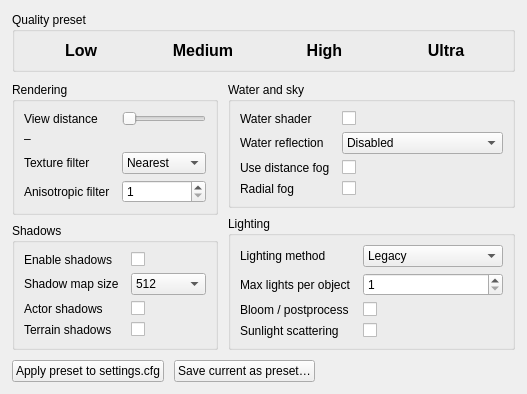
     <widget class="QWidget" name="graphicsPresetsTab">
      <attribute name="title">
       <string>Graphics Presets</string>
      </attribute>
      <layout class="QVBoxLayout" name="graphicsPresetsTabLayout">
       <property name="spacing">
        <number>10</number>
       </property>
       <property name="leftMargin">
        <number>12</number>
       </property>
       <property name="topMargin">
        <number>12</number>
       </property>
       <property name="rightMargin">
        <number>12</number>
       </property>
       <property name="bottomMargin">
        <number>12</number>
       </property>
       <item>
        <widget class="QGroupBox" name="graphicsPresetGroupBox">
         <property name="title">
          <string>Quality preset</string>
         </property>
         <layout class="QHBoxLayout" name="graphicsPresetLayout">
          <property name="spacing">
           <number>8</number>
          </property>
          <item>
           <widget class="QPushButton" name="presetLowButton">
            <property name="text">
             <string>Low</string>
            </property>
            <property name="minimumHeight">
             <number>44</number>
            </property>
            <property name="checkable">
             <bool>true</bool>
            </property>
            <property name="styleSheet">
             <string notr="true">QPushButton { font-size: 16px; font-weight: 600; border-radius: 4px; }
QPushButton:checked { background: #2e7d32; color: white; border: 2px solid #1b5e20; }</string>
            </property>
           </widget>
          </item>
          <item>
           <widget class="QPushButton" name="presetMediumButton">
            <property name="text">
             <string>Medium</string>
            </property>
            <property name="minimumHeight">
             <number>44</number>
            </property>
            <property name="checkable">
             <bool>true</bool>
            </property>
            <property name="styleSheet">
             <string notr="true">QPushButton { font-size: 16px; font-weight: 600; border-radius: 4px; }
QPushButton:checked { background: #1565c0; color: white; border: 2px solid #0d47a1; }</string>
            </property>
           </widget>
          </item>
          <item>
           <widget class="QPushButton" name="presetHighButton">
            <property name="text">
             <string>High</string>
            </property>
            <property name="minimumHeight">
             <number>44</number>
            </property>
            <property name="checkable">
             <bool>true</bool>
            </property>
            <property name="styleSheet">
             <string notr="true">QPushButton { font-size: 16px; font-weight: 600; border-radius: 4px; }
QPushButton:checked { background: #6a1b9a; color: white; border: 2px solid #4a148c; }</string>
            </property>
           </widget>
          </item>
          <item>
           <widget class="QPushButton" name="presetUltraButton">
            <property name="text">
             <string>Ultra</string>
            </property>
            <property name="minimumHeight">
             <number>44</number>
            </property>
            <property name="checkable">
             <bool>true</bool>
            </property>
            <property name="styleSheet">
             <string notr="true">QPushButton { font-size: 16px; font-weight: 600; border-radius: 4px; }
QPushButton:checked { background: #b71c1c; color: white; border: 2px solid #7f0000; }</string>
            </property>
           </widget>
          </item>
         </layout>
        </widget>
       </item>
       <item>
        <layout class="QHBoxLayout" name="graphicsDetailColumnsLayout">
         <property name="spacing">
          <number>10</number>
         </property>
         <item>
          <layout class="QVBoxLayout" name="graphicsLeftColumnLayout">
           <property name="spacing">
            <number>8</number>
           </property>
           <item>
            <widget class="QGroupBox" name="renderingGroupBox">
             <property name="title">
              <string>Rendering</string>
             </property>
             <layout class="QFormLayout" name="renderingFormLayout">
              <property name="horizontalSpacing">
               <number>12</number>
              </property>
              <property name="verticalSpacing">
               <number>6</number>
              </property>
              <item row="0" column="0">
               <widget class="QLabel" name="label_renderDistance">
                <property name="text">
                 <string>View distance</string>
                </property>
               </widget>
              </item>
              <item row="0" column="1">
               <widget class="QSlider" name="viewDistanceSlider">
                <property name="orientation">
                 <enum>Qt::Horizontal</enum>
                </property>
                <property name="minimum">
                 <number>1000</number>
                </property>
                <property name="maximum">
                 <number>100000</number>
                </property>
                <property name="singleStep">
                 <number>1000</number>
                </property>
               </widget>
              </item>
              <item row="1" column="0">
               <widget class="QLabel" name="label_viewDistanceValue">
                <property name="text">
                 <string>–</string>
                </property>
               </widget>
              </item>
              <item row="1" column="1">
               <spacer name="sp1">
                <property name="orientation">
                 <enum>Qt::Horizontal</enum>
                </property>
                <property name="sizeHint" stdset="0">
                 <size>
                  <width>0</width>
                  <height>0</height>
                 </size>
                </property>
               </spacer>
              </item>
              <item row="2" column="0">
               <widget class="QLabel" name="label_textureFilter">
                <property name="text">
                 <string>Texture filter</string>
                </property>
               </widget>
              </item>
              <item row="2" column="1">
               <widget class="QComboBox" name="textureFilterComboBox">
                <item>
                 <property name="text">
                  <string>Nearest</string>
                 </property>
                 <property name="userData" stdset="0">
                  <string>nearest</string>
                 </property>
                </item>
                <item>
                 <property name="text">
                  <string>Bilinear</string>
                 </property>
                 <property name="userData" stdset="0">
                  <string>linear</string>
                 </property>
                </item>
                <item>
                 <property name="text">
                  <string>Trilinear</string>
                 </property>
                 <property name="userData" stdset="0">
                  <string>trilinear</string>
                 </property>
                </item>
               </widget>
              </item>
              <item row="3" column="0">
               <widget class="QLabel" name="label_anisotropy">
                <property name="text">
                 <string>Anisotropic filter</string>
                </property>
               </widget>
              </item>
              <item row="3" column="1">
               <widget name="anisotropySpinBox" class="QSpinBox">
                <property name="minimum">
                 <number>1</number>
                </property>
                <property name="maximum">
                 <number>16</number>
                </property>
               </widget>
              </item>
             </layout>
            </widget>
           </item>
           <item>
            <widget class="QGroupBox" name="shadowsGroupBox">
             <property name="title">
              <string>Shadows</string>
             </property>
             <layout class="QFormLayout" name="shadowsFormLayout">
              <property name="horizontalSpacing">
               <number>12</number>
              </property>
              <property name="verticalSpacing">
               <number>6</number>
              </property>
              <item row="0" column="0">
               <widget class="QLabel" name="label_shadows">
                <property name="text">
                 <string>Enable shadows</string>
                </property>
               </widget>
              </item>
              <item row="0" column="1">
               <widget class="QCheckBox" name="shadowsCheckBox">
                <property name="text">
                 <string />
                </property>
               </widget>
              </item>
              <item row="1" column="0">
               <widget class="QLabel" name="label_shadowRes">
                <property name="text">
                 <string>Shadow map size</string>
                </property>
               </widget>
              </item>
              <item row="1" column="1">
               <widget class="QComboBox" name="shadowResComboBox">
                <item>
                 <property name="text">
                  <string>512</string>
                 </property>
                 <property name="userData" stdset="0">
                  <string>512</string>
                 </property>
                </item>
                <item>
                 <property name="text">
                  <string>1024</string>
                 </property>
                 <property name="userData" stdset="0">
                  <string>1024</string>
                 </property>
                </item>
                <item>
                 <property name="text">
                  <string>2048</string>
                 </property>
                 <property name="userData" stdset="0">
                  <string>2048</string>
                 </property>
                </item>
                <item>
                 <property name="text">
                  <string>4096</string>
                 </property>
                 <property name="userData" stdset="0">
                  <string>4096</string>
                 </property>
                </item>
               </widget>
              </item>
              <item row="2" column="0">
               <widget class="QLabel" name="label_actorShadows">
                <property name="text">
                 <string>Actor shadows</string>
                </property>
               </widget>
              </item>
              <item row="2" column="1">
               <widget class="QCheckBox" name="actorShadowsCheckBox">
                <property name="text">
                 <string />
                </property>
               </widget>
              </item>
              <item row="3" column="0">
               <widget class="QLabel" name="label_terrainShadows">
                <property name="text">
                 <string>Terrain shadows</string>
                </property>
               </widget>
              </item>
              <item row="3" column="1">
               <widget class="QCheckBox" name="terrainShadowsCheckBox">
                <property name="text">
                 <string />
                </property>
               </widget>
              </item>
             </layout>
            </widget>
           </item>
          </layout>
         </item>
         <item>
          <layout class="QVBoxLayout" name="graphicsRightColumnLayout">
           <property name="spacing">
            <number>8</number>
           </property>
           <item>
            <widget class="QGroupBox" name="waterGroupBox">
             <property name="title">
              <string>Water and sky</string>
             </property>
             <layout class="QFormLayout" name="waterFormLayout">
              <property name="horizontalSpacing">
               <number>12</number>
              </property>
              <property name="verticalSpacing">
               <number>6</number>
              </property>
              <item row="0" column="0">
               <widget class="QLabel" name="label_waterShader">
                <property name="text">
                 <string>Water shader</string>
                </property>
               </widget>
              </item>
              <item row="0" column="1">
               <widget class="QCheckBox" name="waterShaderCheckBox">
                <property name="text">
                 <string />
                </property>
               </widget>
              </item>
              <item row="1" column="0">
               <widget class="QLabel" name="label_waterReflection">
                <property name="text">
                 <string>Water reflection</string>
                </property>
               </widget>
              </item>
              <item row="1" column="1">
               <widget class="QComboBox" name="waterReflectionComboBox">
                <item>
                 <property name="text">
                  <string>Disabled</string>
                 </property>
                 <property name="userData" stdset="0">
                  <string>0</string>
                 </property>
                </item>
                <item>
                 <property name="text">
                  <string>Low</string>
                 </property>
                 <property name="userData" stdset="0">
                  <string>1</string>
                 </property>
                </item>
                <item>
                 <property name="text">
                  <string>Medium</string>
                 </property>
                 <property name="userData" stdset="0">
                  <string>2</string>
                 </property>
                </item>
                <item>
                 <property name="text">
                  <string>High</string>
                 </property>
                 <property name="userData" stdset="0">
                  <string>3</string>
                 </property>
                </item>
               </widget>
              </item>
              <item row="2" column="0">
               <widget class="QLabel" name="label_fog">
                <property name="text">
                 <string>Use distance fog</string>
                </property>
               </widget>
              </item>
              <item row="2" column="1">
               <widget class="QCheckBox" name="fogCheckBox">
                <property name="text">
                 <string />
                </property>
               </widget>
              </item>
              <item row="3" column="0">
               <widget class="QLabel" name="label_radialFog">
                <property name="text">
                 <string>Radial fog</string>
                </property>
               </widget>
              </item>
              <item row="3" column="1">
               <widget class="QCheckBox" name="radialFogCheckBox">
                <property name="text">
                 <string />
                </property>
               </widget>
              </item>
             </layout>
            </widget>
           </item>
           <item>
            <widget class="QGroupBox" name="lightingGroupBox">
             <property name="title">
              <string>Lighting</string>
             </property>
             <layout class="QFormLayout" name="lightingFormLayout">
              <property name="horizontalSpacing">
               <number>12</number>
              </property>
              <property name="verticalSpacing">
               <number>6</number>
              </property>
              <item row="0" column="0">
               <widget class="QLabel" name="label_lightingMode">
                <property name="text">
                 <string>Lighting method</string>
                </property>
               </widget>
              </item>
              <item row="0" column="1">
               <widget class="QComboBox" name="lightingModeComboBox">
                <item>
                 <property name="text">
                  <string>Legacy</string>
                 </property>
                 <property name="userData" stdset="0">
                  <string>legacy</string>
                 </property>
                </item>
                <item>
                 <property name="text">
                  <string>Shaders</string>
                 </property>
                 <property name="userData" stdset="0">
                  <string>shaders compatibility</string>
                 </property>
                </item>
                <item>
                 <property name="text">
                  <string>Shaders (instanced)</string>
                 </property>
                 <property name="userData" stdset="0">
                  <string>shaders</string>
                 </property>
                </item>
               </widget>
              </item>
              <item row="1" column="0">
               <widget class="QLabel" name="label_maxLights">
                <property name="text">
                 <string>Max lights per object</string>
                </property>
               </widget>
              </item>
              <item row="1" column="1">
               <widget name="maxLightsSpinBox" class="QSpinBox">
                <property name="minimum">
                 <number>1</number>
                </property>
                <property name="maximum">
                 <number>64</number>
                </property>
               </widget>
              </item>
              <item row="2" column="0">
               <widget class="QLabel" name="label_bloom">
                <property name="text">
                 <string>Bloom / postprocess</string>
                </property>
               </widget>
              </item>
              <item row="2" column="1">
               <widget class="QCheckBox" name="bloomCheckBox">
                <property name="text">
                 <string />
                </property>
               </widget>
              </item>
              <item row="3" column="0">
               <widget class="QLabel" name="label_sunlight">
                <property name="text">
                 <string>Sunlight scattering</string>
                </property>
               </widget>
              </item>
              <item row="3" column="1">
               <widget class="QCheckBox" name="sunlightScatteringCheckBox">
                <property name="text">
                 <string />
                </property>
               </widget>
              </item>
             </layout>
            </widget>
           </item>
          </layout>
         </item>
        </layout>
       </item>
       <item>
        <layout class="QHBoxLayout" name="graphicsPresetActionLayout">
         <item>
          <widget class="QPushButton" name="applyGraphicsPresetButton">
           <property name="text">
            <string>Apply preset to settings.cfg</string>
           </property>
           <property name="minimumHeight">
            <number>32</number>
           </property>
          </widget>
         </item>
         <item>
          <widget class="QPushButton" name="saveGraphicsPresetButton">
           <property name="text">
            <string>Save current as preset…</string>
           </property>
           <property name="minimumHeight">
            <number>32</number>
           </property>
          </widget>
         </item>
         <item>
          <spacer name="graphicsPresetSpacer">
           <property name="orientation">
            <enum>Qt::Horizontal</enum>
           </property>
           <property name="sizeHint" stdset="0">
            <size>
             <width>40</width>
             <height>20</height>
            </size>
           </property>
          </spacer>
         </item>
         <item>
          <widget class="QLabel" name="graphicsPresetStatusLabel">
           <property name="styleSheet">
            <string notr="true">font-size: 11px; color: palette(mid);</string>
           </property>
           <property name="text">
            <string />
           </property>
          </widget>
         </item>
        </layout>
       </item>
      </layout>
     </widget>
